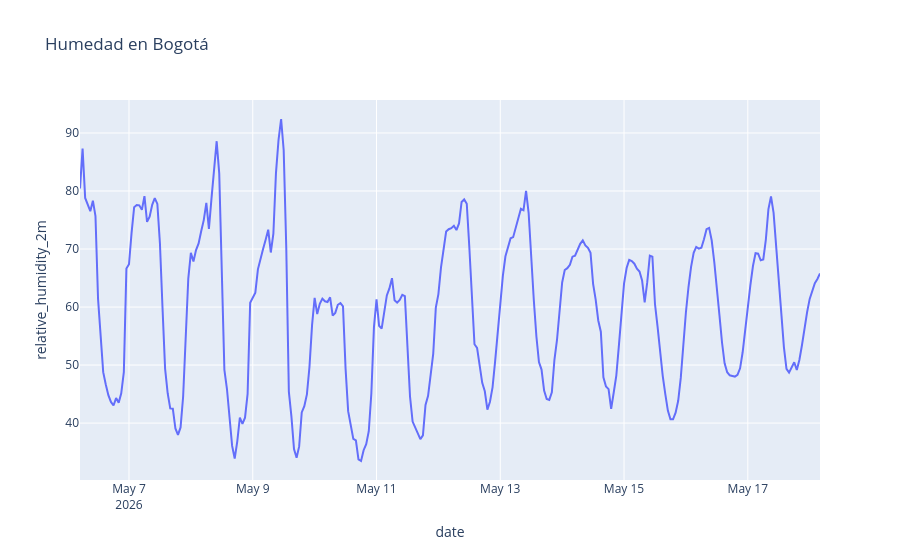

Notebook code cell kept with this figure:
### Code cell
fig = px.line(df, x='date', y='relative_humidity_2m', title='Humedad en Bogotá')
fig.show()

### Figure 1 — Plotly figure (JSON) as saved in the notebook; plotly's stock layout.template omitted (floating-point values rounded to 4 significant figures; data arrays with more than 128 entries replaced by an {"elided": "..."} marker saying what was removed)
{"data": [{"hovertemplate": "date=%{x}<br>relative_humidity_2m=%{y}<extra></extra>", "legendgroup": "", "line": {"color": "#636efa", "dash": "solid"}, "marker": {"symbol": "circle"}, "mode": "lines", "name": "", "orientation": "v", "showlegend": false, "type": "scatter", "x": {"elided": "288 str values"}, "xaxis": "x", "y": {"elided": "288 float values"}, "yaxis": "y"}], "layout": {"legend": {"tracegroupgap": 0}, "title": {"text": "Humedad en Bogotá"}, "xaxis": {"anchor": "y", "domain": [0, 1], "title": {"text": "date"}}, "yaxis": {"anchor": "x", "domain": [0, 1], "title": {"text": "relative_humidity_2m"}}}}
